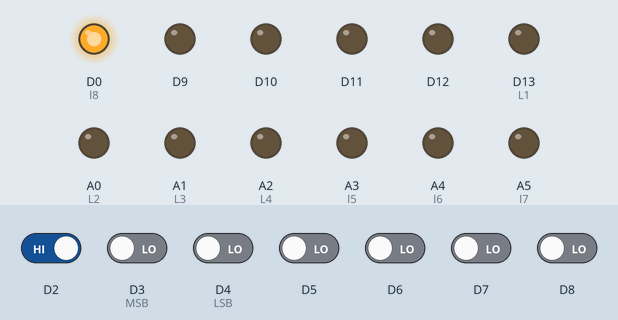
Simulated run of this sketch. Board: Arduino Uno R4 WiFi. On the bench: output pins drawn as LEDs (lit = HIGH). Dashed ring = blinking. The inputs (shaded band) are chosen by the test bench; at power-on: D2 HIGH, D3 (MSB), D4 (LSB), D5–8 LOW.

Above: at 1.2 s.
1.3 s: D5 driven HIGH
At 1.4 s:
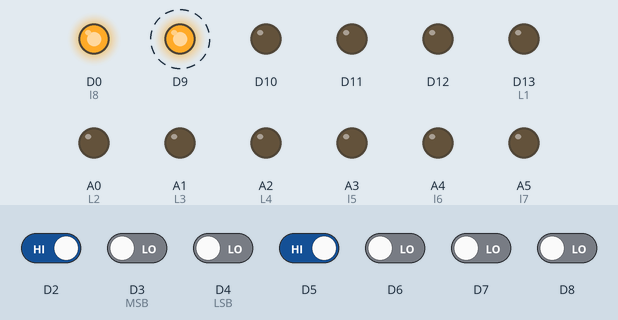
4.3 s: D2 driven LOW
At 6.1 s:
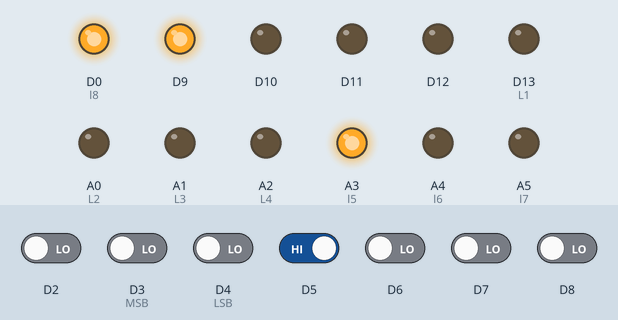
6.4 s: D3 (MSB) driven HIGH
At 7.6 s:
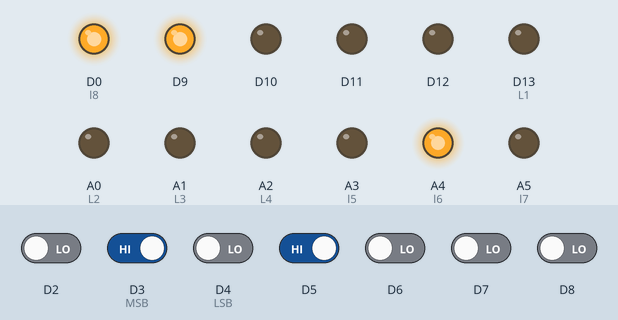
7.9 s: D4 (LSB) driven HIGH
At 8.3 s:
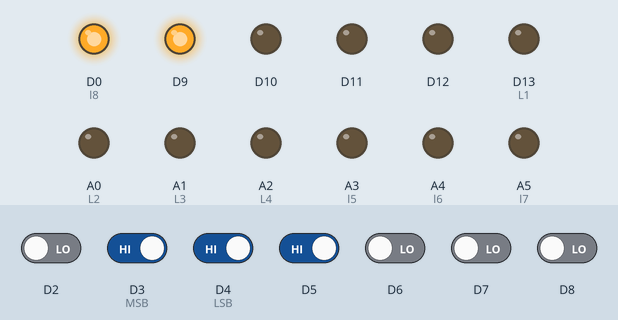
9.4 s: D2 driven HIGH
At 10.4 s:
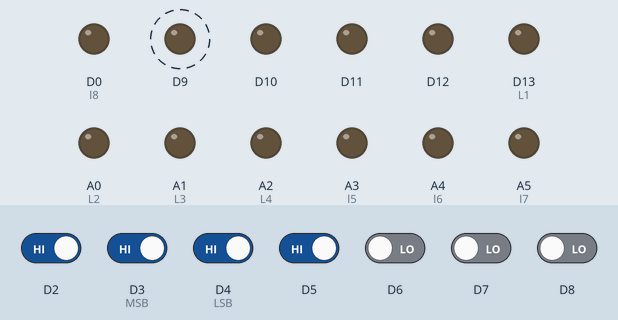
12.4 s: D6 driven HIGH
At 13.7 s:
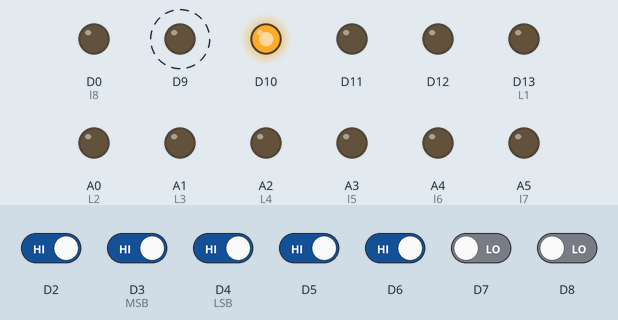
Timing chart, 0 to 16.4 s (numbered marks = the images above; inputs shaded):
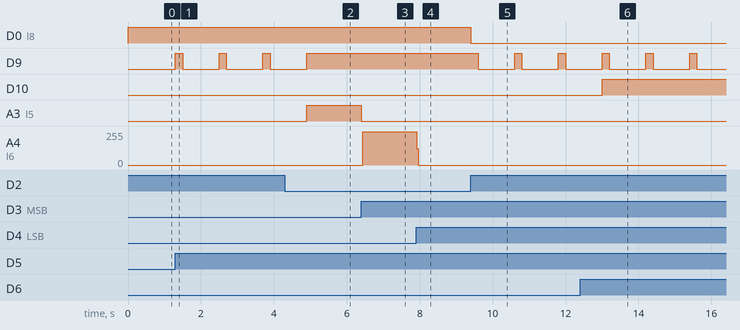

The sketch:

Rev3.ino
```cpp
# include <array>
# include "Arduino_LED_Matrix.h"

ArduinoLEDMatrix matrix;

std::array<std::array<uint8_t, 12>,8> grid = {{
    {{0, 0, 0, 0, 0, 0, 0, 0, 0, 0, 0, 0}},
    {{0, 0, 0, 0, 0, 0, 0, 0, 0, 0, 0, 0}},
    {{0, 0, 0, 0, 0, 0, 0, 0, 0, 0, 0, 0}},
    {{0, 0, 0, 0, 0, 0, 0, 0, 0, 0, 0, 0}},
    {{0, 0, 0, 0, 0, 0, 0, 0, 0, 0, 0, 0}},
    {{0, 0, 0, 0, 0, 0, 0, 0, 0, 0, 0, 0}},
    {{0, 0, 0, 0, 0, 0, 0, 0, 0, 0, 0, 0}},
    {{0, 0, 0, 0, 0, 0, 0, 0, 0, 0, 0, 0}},
    }};

void setup() {
  // put your setup code here, to run once:
  //


  // Mode
    pinMode(2, INPUT);

  // State
    pinMode(3, INPUT); // MSB
    pinMode(4, INPUT); // LSB

  // IR Sensors
    pinMode(5, INPUT);
    pinMode(6, INPUT);
    pinMode(7, INPUT);
    pinMode(8, INPUT);

  // Motor Drivers
    pinMode(9 , OUTPUT);
    pinMode(10, OUTPUT);
    pinMode(11, OUTPUT);
    pinMode(12, OUTPUT);

  // LEDs (1 - 8)
    pinMode(13, OUTPUT); // L1
    pinMode(A0, OUTPUT); // L2
    pinMode(A1, OUTPUT); // L3
    pinMode(A2, OUTPUT); // L4
    pinMode(A3, OUTPUT); // L5
    pinMode(A4, OUTPUT); // L6
    pinMode(A5, OUTPUT); // L7
    pinMode(0 , OUTPUT); // L8


}

// LED Pin Vars (For convenience)
    uint8_t l1 = 13;
    uint8_t l2 = A0;
    uint8_t l3 = A1;
    uint8_t l4 = A2;
    uint8_t l5 = A3;
    uint8_t l6 = A4;
    uint8_t l7 = A5;
    uint8_t l8 = 0 ;

bool t_first = 0;

void blink (uint8_t pin){
  digitalWrite(pin, HIGH);
  delay(20);
  digitalWrite(pin, LOW);
}

int decode (int i1, int i2){
  return i1 * 2 + i2 + 1;
}

int a = 0;

void loop() {
  // put your main code here, to run repeatedly:
  a = decode(digitalRead(3), digitalRead(4));

  if(digitalRead(2) == 0){
    switch(a){
      case 1:
        digitalWrite(l5, HIGH);
        digitalWrite(l6, LOW );
        digitalWrite(l7, LOW );

        grid = {{
    {{0, 0, 0, 0, 1, 1, 0, 1, 1, 0, 0, 0}},
    {{0, 0, 0, 0, 1, 1, 0, 1, 1, 0, 0, 0}},
    {{0, 0, 0, 0, 1, 0, 0, 0, 0, 0, 0, 0}},
    {{0, 0, 0, 0, 1, 1, 0, 0, 0, 0, 0, 0}},
    {{0, 0, 0, 0, 1, 1, 0, 0, 0, 0, 0, 0}},
    {{0, 0, 0, 0, 1, 0, 0, 0, 0, 0, 0, 0}},
    {{0, 0, 0, 0, 1, 1, 0, 0, 0, 0, 0, 0}},
    {{0, 0, 0, 0, 1, 1, 0, 0, 0, 0, 0, 0}},
    }};
    grid[0][0] == 0;
    grid[0][1] == 0;
    grid[1][0] == 0;
    grid[1][1] == 0;
  matrix.renderBitmap(grid, 8, 12);
        break;

      case 2:
        digitalWrite(l5, LOW );
        digitalWrite(l6, HIGH);
        digitalWrite(l7, LOW );
        grid = {{
    {{0, 0, 0, 0, 1, 1, 0, 0, 0, 0, 0, 0}},
    {{0, 0, 0, 0, 1, 1, 0, 0, 0, 0, 0, 0}},
    {{0, 0, 0, 0, 1, 0, 0, 0, 0, 0, 0, 0}},
    {{0, 0, 0, 0, 1, 1, 0, 1, 1, 0, 0, 0}},
    {{0, 0, 0, 0, 1, 1, 0, 1, 1, 0, 0, 0}},
    {{0, 0, 0, 0, 1, 0, 0, 0, 0, 0, 0, 0}},
    {{0, 0, 0, 0, 1, 1, 0, 0, 0, 0, 0, 0}},
    {{0, 0, 0, 0, 1, 1, 0, 0, 0, 0, 0, 0}},
    }};
    grid[0][0] == 0;
    grid[0][1] == 0;
    grid[1][0] == 0;
    grid[1][1] == 0;
  matrix.renderBitmap(grid, 8, 12);
        break;

      case 3:
        digitalWrite(l5, LOW );
        digitalWrite(l6, LOW );
        digitalWrite(l7, HIGH);
        digitalWrite(l5, LOW );
        digitalWrite(l6, HIGH);
        digitalWrite(l7, LOW );
        grid = {{
    {{0, 0, 0, 0, 1, 1, 0, 0, 0, 0, 0, 0}},
    {{0, 0, 0, 0, 1, 1, 0, 0, 0, 0, 0, 0}},
    {{0, 0, 0, 0, 1, 0, 0, 0, 0, 0, 0, 0}},
    {{0, 0, 0, 0, 1, 1, 0, 0, 0, 0, 0, 0}},
    {{0, 0, 0, 0, 1, 1, 0, 0, 0, 0, 0, 0}},
    {{0, 0, 0, 0, 1, 0, 0, 0, 0, 0, 0, 0}},
    {{0, 0, 0, 0, 1, 1, 0, 1, 1, 0, 0, 0}},
    {{0, 0, 0, 0, 1, 1, 0, 1, 1, 0, 0, 0}},
    }};
    grid[0][0] == 0;
    grid[0][1] == 0;
    grid[1][0] == 0;
    grid[1][1] == 0;
  matrix.renderBitmap(grid, 8, 12);
        break;

      case 4:
        digitalWrite(l5, LOW );
        digitalWrite(l6, LOW );
        digitalWrite(l7, LOW );
        grid = {{
    {{0, 0, 0, 0, 1, 1, 0, 0, 0, 0, 0, 0}},
    {{0, 0, 0, 0, 1, 1, 0, 0, 0, 0, 0, 0}},
    {{0, 0, 0, 0, 1, 0, 0, 0, 0, 0, 0, 0}},
    {{0, 0, 0, 0, 1, 1, 0, 0, 0, 0, 0, 0}},
    {{0, 0, 0, 0, 1, 1, 0, 0, 0, 0, 0, 0}},
    {{0, 0, 0, 0, 1, 0, 0, 0, 0, 0, 0, 0}},
    {{0, 0, 0, 0, 1, 1, 0, 0, 0, 0, 0, 0}},
    {{0, 0, 0, 0, 1, 1, 0, 0, 0, 0, 0, 0}},
    }};
    grid[0][0] == 0;
    grid[0][1] == 0;
    grid[1][0] == 0;
    grid[1][1] == 0;
  matrix.renderBitmap(grid, 8, 12);
        break;
    }
  } else if(digitalRead(2) == 1){
    if(t_first){
    grid = {{
    {{0, 0, 0, 0, 1, 1, 0, 1, 1, 0, 0, 0}},
    {{0, 0, 0, 0, 1, 1, 0, 1, 1, 0, 0, 0}},
    {{0, 0, 0, 0, 1, 0, 0, 0, 0, 0, 0, 0}},
    {{0, 0, 0, 0, 1, 1, 0, 1, 1, 0, 0, 0}},
    {{0, 0, 0, 0, 1, 1, 0, 1, 1, 0, 0, 0}},
    {{0, 0, 0, 0, 1, 0, 0, 0, 0, 0, 0, 0}},
    {{0, 0, 0, 0, 1, 1, 0, 1, 1, 0, 0, 0}},
    {{0, 0, 0, 0, 1, 1, 0, 1, 1, 0, 0, 0}},
    }};
    grid[0][0] == 1;
    grid[0][1] == 1;
    grid[1][0] == 1;
    grid[1][1] == 1;
  matrix.renderBitmap(grid, 8, 12);
  delay(1000);
  grid = {{
    {{1, 0, 0, 0, 0, 0, 0, 0, 0, 0, 0, 1}},
    {{0, 0, 0, 0, 0, 0, 0, 0, 0, 0, 0, 0}},
    {{0, 0, 0, 0, 0, 0, 0, 0, 0, 0, 0, 0}},
    {{0, 0, 0, 0, 0, 1, 1, 0, 0, 0, 0, 0}},
    {{0, 0, 0, 0, 0, 1, 1, 0, 0, 0, 0, 0}},
    {{0, 0, 0, 0, 0, 0, 0, 0, 0, 0, 0, 0}},
    {{0, 0, 0, 0, 0, 0, 0, 0, 0, 0, 0, 0}},
    {{1, 0, 0, 0, 0, 0, 0, 0, 0, 0, 0, 1}},
    }};
    matrix.renderBitmap(grid, 8, 12);
    delay(1000);
  }
    switch(a){
      case 1:
        digitalWrite(l8, HIGH);
        break;

      default:
        digitalWrite(l8, LOW);
    }

    if(digitalRead(5) == HIGH){
      grid[0][0] == 1;
      grid[0][1] == 1;
      grid[1][0] == 1;
      grid[1][1] == 1;
      digitalWrite(9,HIGH);
      delay(200);
      digitalWrite(9, LOW);
      delay(1000);
      digitalWrite(9,HIGH);
    }else{
      grid[0][0] == 0;
      grid[0][1] == 0;
      grid[1][0] == 0;
      grid[1][1] == 0;
      digitalWrite(9,LOW);
    }

  if(digitalRead(6) == HIGH){
      grid[2][0] == 1;
      grid[2][1] == 1;
      grid[3][0] == 1;
      grid[3][1] == 1;
      digitalWrite(10,HIGH);
    }else{
      grid[2][0] == 0;
      grid[2][1] == 0;
      grid[3][0] == 0;
      grid[3][1] == 0;
      digitalWrite(10,LOW);
    }

    if(digitalRead(7) == HIGH){
      grid[0][2] == 1;
      grid[0][3] == 1;
      grid[1][2] == 1;
      grid[1][3] == 1;
      digitalWrite(11,HIGH);
    }else{
      grid[0][2] == 0;
      grid[0][3] == 0;
      grid[1][2] == 0;
      grid[1][3] == 0;
      digitalWrite(11,LOW);
    }

    if(digitalRead(8) == HIGH){
      grid[2][2] == 1;
      grid[2][3] == 1;
      grid[3][2] == 1;
      grid[3][3] == 1;
      digitalWrite(12,HIGH);
    }else{
      grid[2][2] == 0;
      grid[2][3] == 0;
      grid[3][2] == 0;
      grid[3][3] == 0;
      digitalWrite(12,LOW);
    }

  }

}
```

Measured:
- after the input at 1.3 s, D9: alternates HIGH for 0.20 s and LOW for 1.0 s, starting at once
- after the input at 4.3 s, D9: goes on until 4.9 s, then stays HIGH; A3 (l5): LOW → HIGH after 0.60 s
- after the input at 6.4 s, A3 (l5): HIGH → LOW at once; A4 (l6): 0/255 → 250/255 at once
- after the input at 7.9 s, A4 (l6): 250/255 → 0/255 at once
- after the input at 9.4 s, D0 (l8): HIGH → LOW at once; D9: alternates HIGH for 0.20 s and LOW for 1.0 s, starting after 0.20 s
- after the input at 12.4 s, D10: LOW → HIGH after 0.60 s
